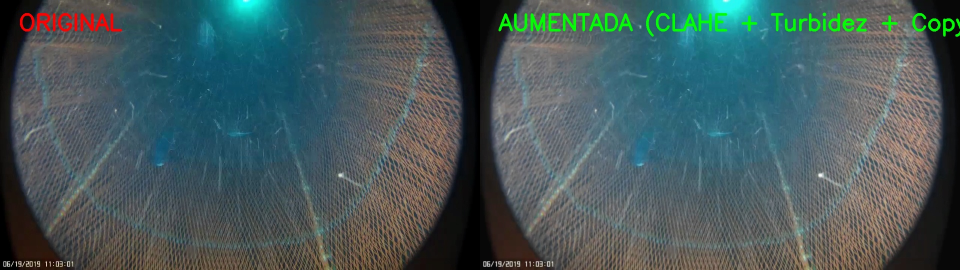
#> input picture docs/images/comparison_1.jpg, 1920 x 540 px, given as the content of the folder raining/data/05_model_input/yolo_salmon_pollock/images/train, which was not available (shown at 1/2 size)
$ python monitor_drift.py
#> lines starting #> are read from the running program, lines starting #| are printed output that depends on the picture; pictures that were not available may be replaced by others from this repository, and a replacement may not be noted
import os
import glob
import cv2
import numpy as np
from pathlib import Path
from scipy.stats import ks_2samp

# Directorios de comparación
SERVING_DIR = Path(__file__).resolve().parent
TRAIN_IMG_DIR = SERVING_DIR.parent / "training" / "data" / "05_model_input" / "yolo_salmon_pollock" / "images" / "train"
PRODUCTION_IMG_DIR = SERVING_DIR / "data" / "active_learning" # Imágenes de producción retenidas

def compute_image_stats(img_path):
    """
    Calcula estadísticas visuales básicas para la imagen:
    Brillo medio, contraste (desviación estándar) y saturación media (HSV).
    """
#> called with img_path = '_only/comparison_1.jpg'
    img = cv2.imread(str(img_path))
#> img is the input picture: shape (540, 1920, 3); mean B, G, R 91.2, 89.4, 70.4
    if img is None:
        return None

    # Redimensionar para acelerar cómputo
    img_resized = cv2.resize(img, (128, 128))
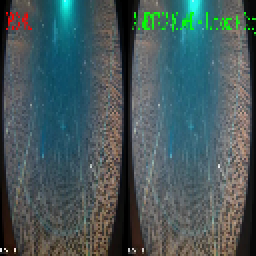
#> img_resized: shape (128, 128, 3) (shown 2 times larger); mean B, G, R 91.2, 89.1, 70.2

    # Brillo y contraste (escala de grises)
    gray = cv2.cvtColor(img_resized, cv2.COLOR_BGR2GRAY)
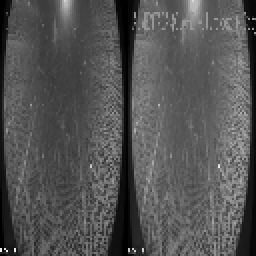
#> gray: shape (128, 128) (shown 2 times larger); min 0, max 239, mean 83.6
    mean_brightness = float(np.mean(gray))
#> mean_brightness = 83.65
    std_contrast = float(np.std(gray))
#> std_contrast = 32.5

    # Saturación (HSV)
    hsv = cv2.cvtColor(img_resized, cv2.COLOR_BGR2HSV)
#> hsv: shape (128, 128, 3); mean H, S, V 75, 79.9, 98.7
    mean_saturation = float(np.mean(hsv[:, :, 1]))
#> mean_saturation = 79.91

    return mean_brightness, std_contrast, mean_saturation

def run_drift_analysis():
    print("=== [Data Drift Monitor] Analizador de Desviacion de Datos ===")

    # 1. Recopilar muestras del dataset de entrenamiento (Referencia)
    ref_images = glob.glob(str(TRAIN_IMG_DIR / "*.jpg")) + glob.glob(str(TRAIN_IMG_DIR / "*.png")) + glob.glob(str(TRAIN_IMG_DIR / "*.PNG"))
    # Limitar a máximo 100 imágenes para un chequeo rápido
    ref_images = sorted(ref_images)[:100]

    if not ref_images:
        print(f"[ERROR] No se encontraron imágenes de referencia en: {TRAIN_IMG_DIR}")
        return

    # 2. Recopilar muestras del feed de producción (Actual)
    prod_images = glob.glob(str(PRODUCTION_IMG_DIR / "*.jpg"))
    if not prod_images:
        print(f"[INFO] No hay suficientes imágenes recolectadas en producción ({PRODUCTION_IMG_DIR.name}) para análisis de deriva.")
        print("Sugerencia: Permita que el sistema opere y guarde frames de baja confianza primero.")
        return

    print(f"Comparando {len(ref_images)} imágenes de entrenamiento frente a {len(prod_images)} imágenes de producción...")

    # Extraer estadísticas para referencia
    ref_stats = []
    for p in ref_images:
        stat = compute_image_stats(p)
#> stat = (83.65, 32.5, 79.91)
        if stat:
            ref_stats.append(stat)

    # Extraer estadísticas para producción
    prod_stats = []
    for p in prod_images:
        stat = compute_image_stats(p)
        if stat:
            prod_stats.append(stat)

    if not ref_stats or not prod_stats:
        print("[ERROR] Error al procesar las estadísticas visuales.")
        return

    # Convertir a numpy arrays
    ref_arr = np.array(ref_stats)
#> ref_arr = [[83.65, 32.5, 79.91]]
    prod_arr = np.array(prod_stats)
#> prod_arr = [[83.65, 32.5, 79.91]]

    features = ["Brillo", "Contraste", "Saturación"]
    drift_detected = False

    report_lines = [
        "# 📊 Reporte de Monitoreo de Data Drift (Deriva de Datos)",
#> (the run stopped early here; a loop or call above may not have finished)

$ run again, on docs/images/tracking_sample.jpg
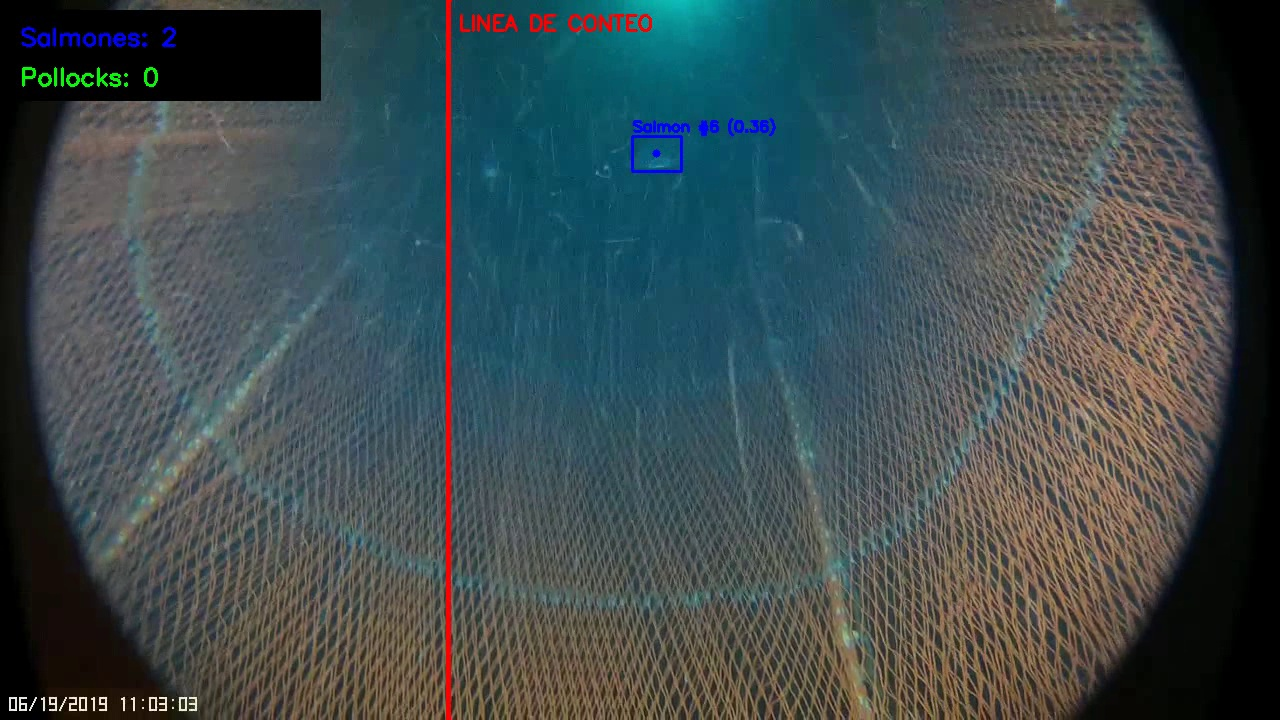
#> input picture docs/images/tracking_sample.jpg, 1280 x 720 px, given as the content of the folder raining/data/05_model_input/yolo_salmon_pollock/images/train, which was not available
#> in compute_image_stats, img is the input picture: shape (720, 1280, 3); mean B, G, R 77.8, 75.5, 62.3
#> in compute_image_stats, `img_resized = cv2.resize(img, (128, 128))`:
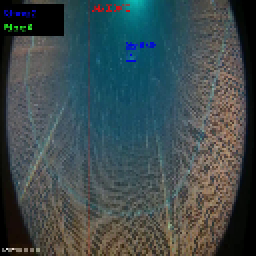
#> img_resized: shape (128, 128, 3) (shown 2 times larger); mean B, G, R 78.2, 75.8, 61.8
#> in compute_image_stats, `gray = cv2.cvtColor(img_resized, cv2.COLOR_BGR2GRAY)`:
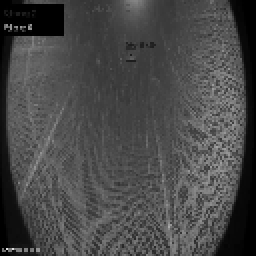
#> gray: shape (128, 128) (shown 2 times larger); min 0, max 228, mean 71.9
#> mean_brightness = 71.88
#> std_contrast = 32.23
#> hsv: shape (128, 128, 3); mean H, S, V 68.8, 90.7, 86
#> mean_saturation = 90.73
#> stat = (71.88, 32.23, 90.73)
#> ref_arr = [[71.88, 32.23, 90.73]]
